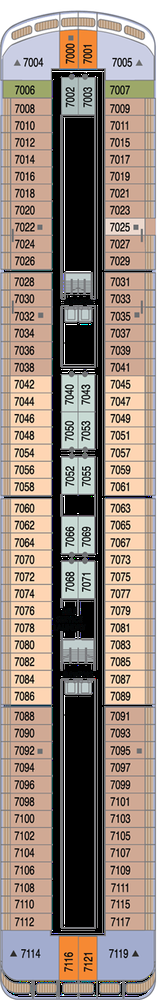
#> input picture Azamara-3711.png, 158 x 1000 px, shrunk from 249 x 1572 before the run
$ python copilot.py
#> lines starting #> are read from the running program, lines starting #| are printed output that depends on the picture; after the words box and inside, x2 and y2 are one past the last pixel; in counts of white or black regions, pixels touching at a corner belong together
import cv2
import pytesseract

# Set the path to Tesseract executable (update this with your actual path)
pytesseract.pytesseract.tesseract_cmd = r'./models/tesseract-ocr-w64-setup-5.3.4.20240503.exe'

def extract_cabin_numbers(image_path):
    # Load the image
#> called with image_path = './Azamara-3711.png'
    image = cv2.imread(image_path)
#> image is the input picture: shape (1000, 158, 3); mean B, G, R 126.2, 136.6, 152

    # Pre-process the image (convert to grayscale and threshold)
    gray_image = cv2.cvtColor(image, cv2.COLOR_BGR2GRAY)
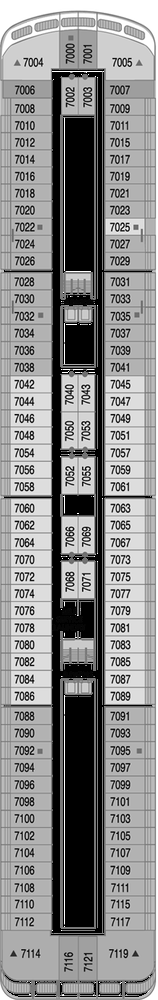
#> gray_image: shape (1000, 158); min 0, max 255, mean 140
    _, threshold_image = cv2.threshold(gray_image, 0, 255, cv2.THRESH_BINARY + cv2.THRESH_OTSU)
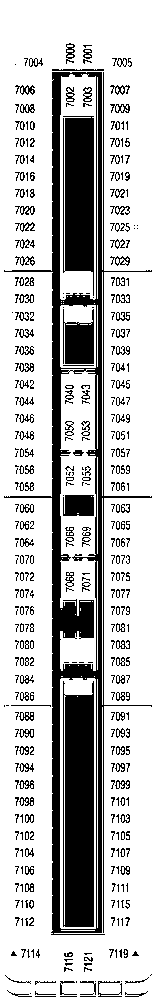
#> threshold_image: shape (1000, 158); 75.7% white; 405 black regions (235 under 20 px), largest, box (x1, y1, x2, y2) and area: (4, 72, 152, 935) 15450, (63, 681, 94, 927) 7000, (63, 116, 94, 296) 4652

    # Extract text using Tesseract OCR
#> (the run stopped early here; a loop or call above may not have finished)

$ run again, with ccl.png copied over Azamara-3711.png
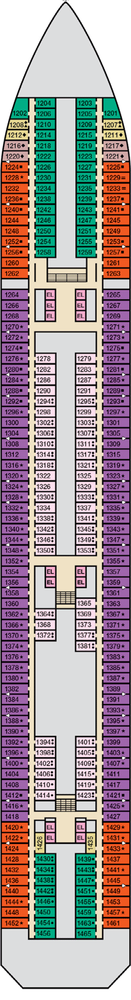
#> input picture ccl.png, 131 x 1000 px, shrunk from 250 x 1910 before the run
#> in extract_cabin_numbers, image is the input picture: shape (1000, 131, 3); mean B, G, R 152.8, 149.4, 163.8
#> in extract_cabin_numbers, `gray_image = cv2.cvtColor(image, cv2.COLOR_BGR2GRAY)`:
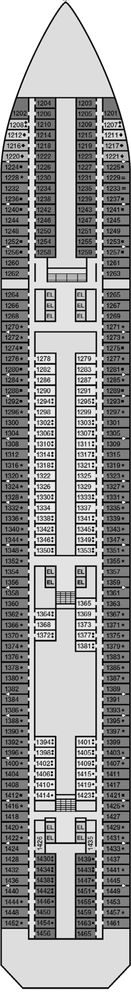
#> gray_image: shape (1000, 131); min 0, max 255, mean 154.2
#> in extract_cabin_numbers, `_, threshold_image = cv2.threshold(gray_image, 0, 255, cv2.THRESH_BINA..`:
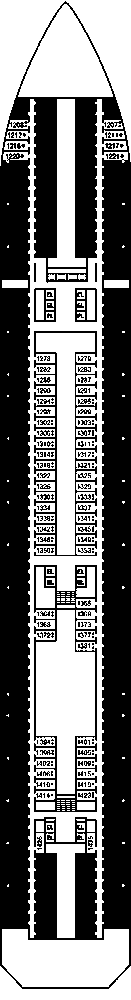
#> threshold_image: shape (1000, 131); 48.2% white; 150 white regions (110 under 20 px), largest, box (x1, y1, x2, y2) and area: (3, 99, 128, 938) 21358, (0, 0, 131, 166) 8102, (36, 610, 95, 794) 6967
